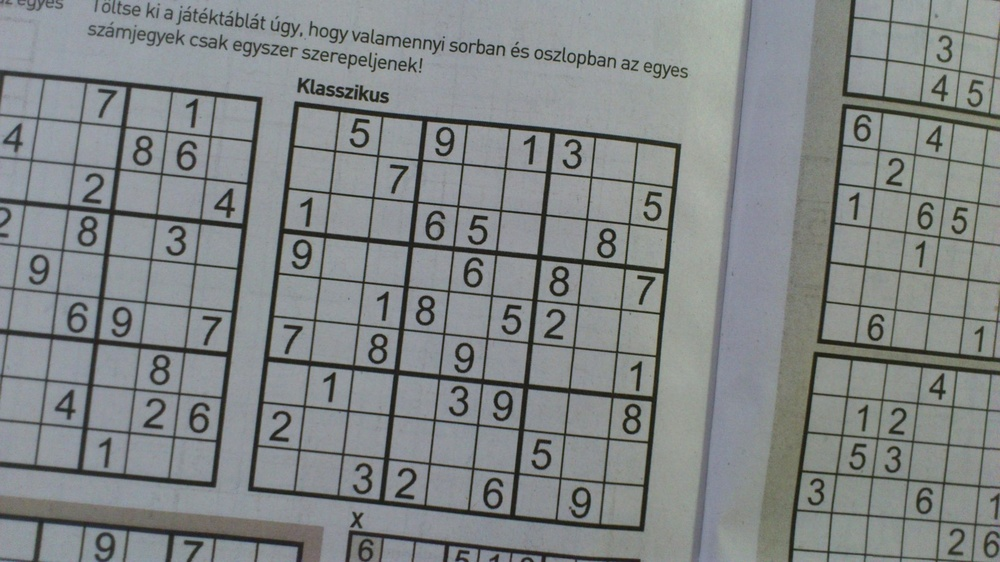
#> input picture fe3/digkep/KepfeldPeldatar2026osz/Sudoku_h.jpg, 1000 x 562 px, shrunk from 1632 x 918 before the run
$ python 05_03_a_histStretch_gray.py   (older library calls are emulated)
#> lines starting #> are read from the running program, lines starting #| are printed output that depends on the picture

import cv2
import numpy as np
from matplotlib import pyplot as plt


def draw_histogram(src):
    hist_gray = cv2.calcHist([src], [0], None, [256], [0, 256])
    plt.vlines(np.arange(256), 0, hist_gray)
    # plt.xlim([0, 255])
    plt.ylim([0, np.max(hist_gray)])
    plt.show()


im = cv2.imread('Sudoku_h.jpg', cv2.IMREAD_GRAYSCALE)
#> im: shape (562, 1000); min 20, max 183, mean 133.3
cv2.imshow('im', im)
fig = plt.figure(figsize=(4, 2), dpi=100)
draw_histogram(im)
#> in draw_histogram, `hist_gray = cv2.calcHist([src], [0], None, [256], [0, 256])`: hist_gray = 256 values, max 24475 at index 150, min 0 at index 0, mean 2195.3
#> in draw_histogram, `plt.show()`:
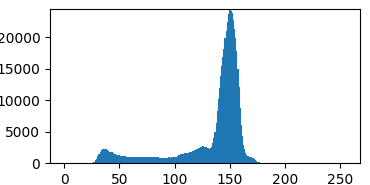
#> figure drawn by matplotlib, 1 panel

th_lower = 100
th_upper = 140
_, img_th = cv2.threshold(im, th_upper, 0, cv2.THRESH_TRUNC)
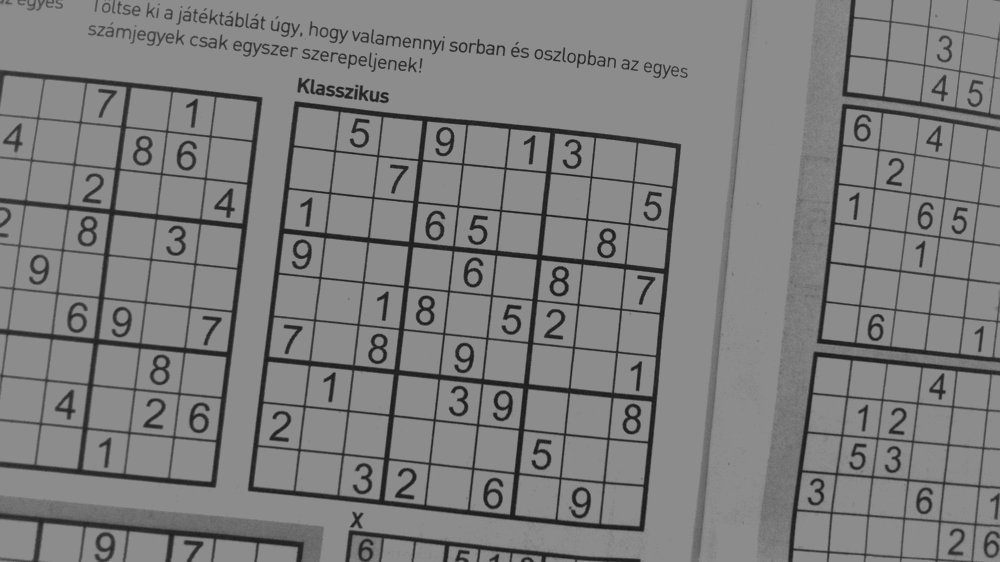
#> img_th: shape (562, 1000); min 20, max 140, mean 125.9
im = cv2.bitwise_not(img_th)
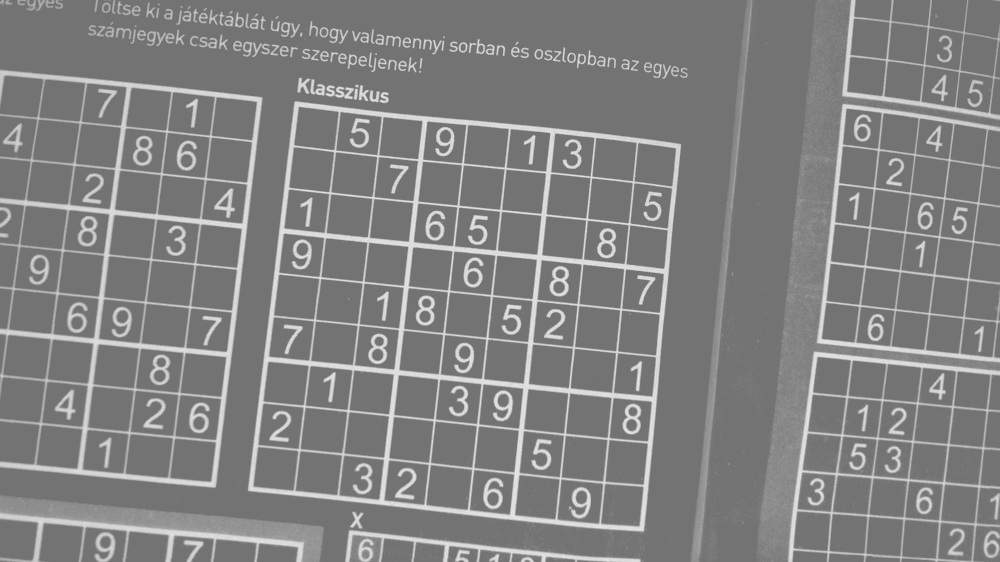
#> im: shape (562, 1000); min 115, max 235, mean 129.1
_, img_th = cv2.threshold(im, 255 - th_lower, 0, cv2.THRESH_TRUNC)
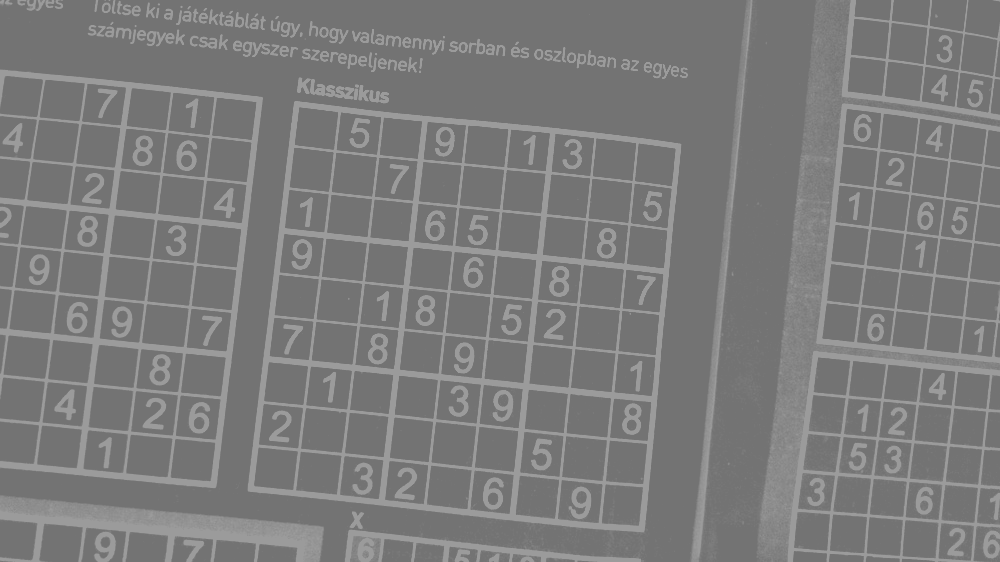
#> img_th: shape (562, 1000); min 115, max 155, mean 123.2
im = cv2.bitwise_not(img_th)
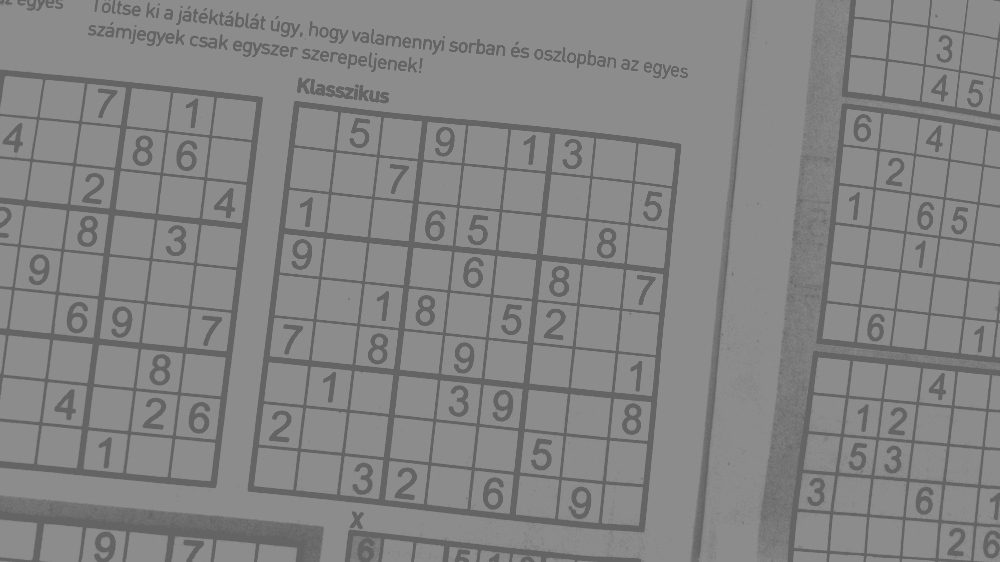
#> im: shape (562, 1000); min 100, max 140, mean 131.8
hist_stretch = cv2.normalize(im, None, 0, 255, norm_type=cv2.NORM_MINMAX, dtype=cv2.CV_8UC1)
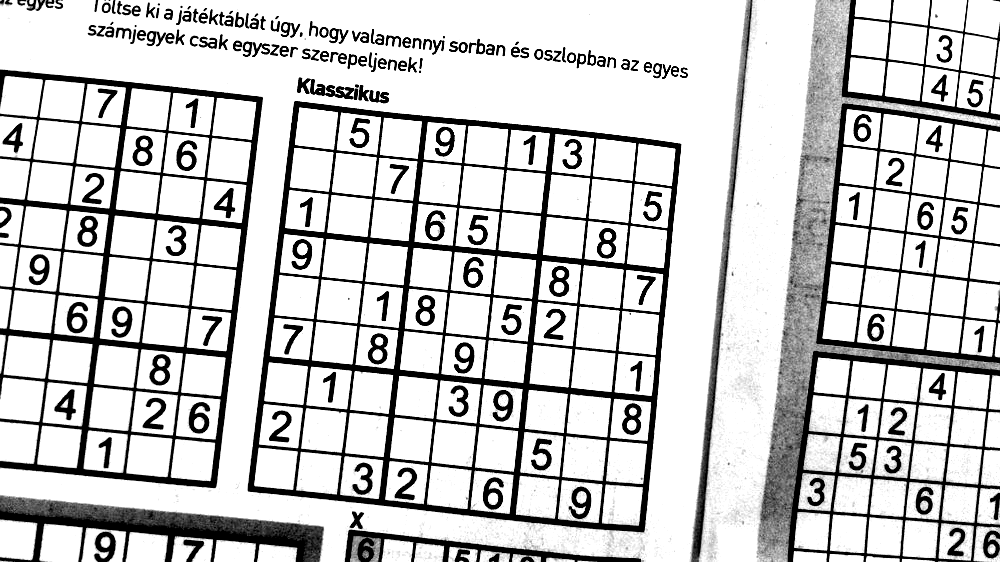
#> hist_stretch: shape (562, 1000); min 0, max 255, mean 202.6

cv2.imshow('img', hist_stretch)
fig2 = plt.figure(figsize=(4, 2), dpi=100)
draw_histogram(hist_stretch)
#> in draw_histogram (call 2), `hist_gray = cv2.calcHist([src], [0], None, [256], [0, 256])`: hist_gray = 256 values, max 389049 at index 255, min 0 at index 1, mean 2195.3
#> in draw_histogram (call 2), `plt.show()`:
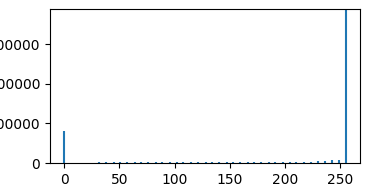
#> figure drawn by matplotlib, 1 panel

$ run again, with fe3/digkep/KepfeldPeldatar2026osz/DSC02627_800.jpg copied over fe3/digkep/KepfeldPeldatar2026osz/Sudoku_h.jpg
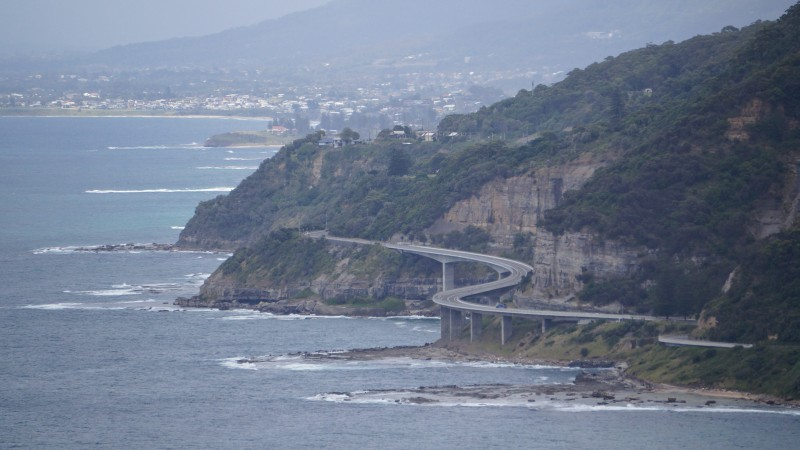
#> input picture fe3/digkep/KepfeldPeldatar2026osz/DSC02627_800.jpg, 800 x 450 px
#> hist_gray = 256 values, max 4699 at index 178, min 0 at index 0, mean 1406.2
#> `hist_stretch = cv2.normalize(im, None, 0, 255, norm_type=cv2.NORM_MINM..`:
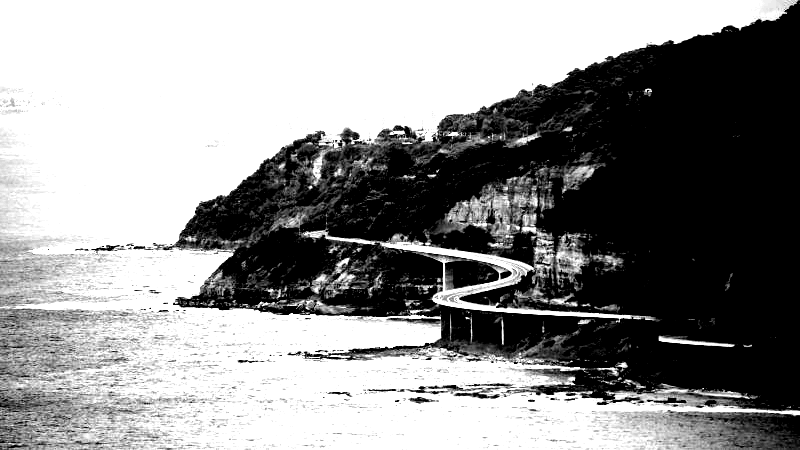
#> hist_stretch: shape (450, 800); min 0, max 255, mean 144.7
#> hist_gray = 256 values, max 156005 at index 255, min 0 at index 1, mean 1406.2
#> in draw_histogram (call 2), `plt.show()`:
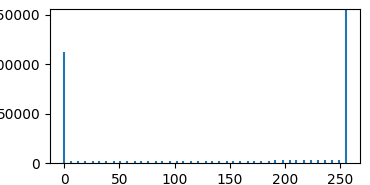
#> figure drawn by matplotlib, 1 panel
